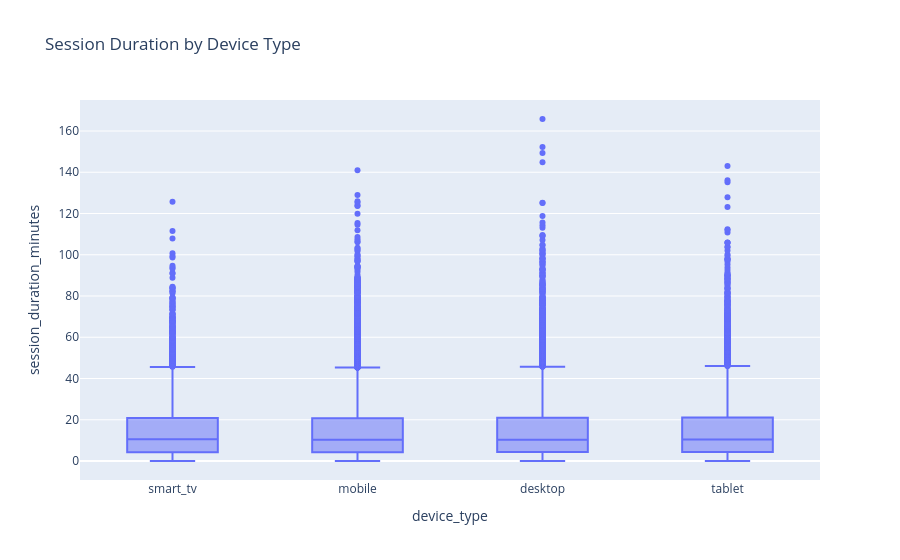

The cell this chart's notebook holds for it:
### Markdown cell above
### Session Duration by Device Type (Box Plot)

This chart compares how long sessions last across different device types (mobile, desktop, tablet, smart_tv).

- **Box** — the middle 50% of session durations (IQR)
- **Line inside box** — the median session duration
- **Whiskers** — the spread of typical values beyond the IQR
- **Dots** — outliers (unusually long sessions)

Use this to spot which devices tend to have longer or more variable sessions — e.g. smart TV users may watch longer than mobile users.

### Code cell
fig = px.box(events_data, x='device_type', y='session_duration_minutes',
             title='Session Duration by Device Type')
fig.show()

### Figure 1 — Plotly figure (JSON) as saved in the notebook; plotly's stock layout.template omitted (floating-point values rounded to 4 significant figures; data arrays with more than 128 entries replaced by an {"elided": "..."} marker saying what was removed)
{"data": [{"alignmentgroup": "True", "hovertemplate": "device_type=%{x}<br>session_duration_minutes=%{y}<extra></extra>", "legendgroup": "", "marker": {"color": "#636efa"}, "name": "", "notched": false, "offsetgroup": "", "orientation": "v", "showlegend": false, "type": "box", "x": {"elided": "50000 str values"}, "x0": " ", "xaxis": "x", "y": {"elided": "50000 float values"}, "y0": " ", "yaxis": "y"}], "layout": {"boxmode": "group", "legend": {"tracegroupgap": 0}, "title": {"text": "Session Duration by Device Type"}, "xaxis": {"anchor": "y", "domain": [0, 1], "title": {"text": "device_type"}}, "yaxis": {"anchor": "x", "domain": [0, 1], "title": {"text": "session_duration_minutes"}}}}
